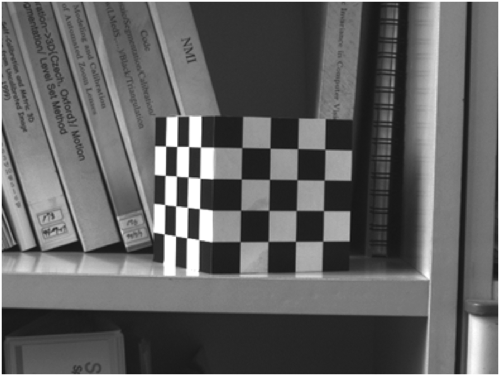
%> input picture labs/2/solution/corners.png, 500 x 376 px
$ octave Exercise2_1_Solution.m   (GNU Octave 9; MATLAB toolbox functions it lacks are replaced by stand-ins)
%> lines starting %> are read from the running program, lines starting %| are printed output that depends on the picture
### labs/2/solution/MatlabSourceFiles/showFeatures.m
function [  ] = showFeatures( M, octave, circles )

for x=1:size(M,1)
        for y=1:size(M,2)
            if M(x,y)==1
                px = y*2^(octave-1);
                py = x*2^(octave-1);
                plot(px,py,'rx');
                if ((nargin > 2) && (circles == 1))
                    d = 5/2*2^octave;
                    h = rectangle('Position',[px-d/2 py-d/2 d d],'Curvature',[1,1],'EdgeColor','g');
                end
            end
        end
    end
end

### labs/2/MatlabSourceFiles/show_norm_image.m
function show_norm_image(I)

I=I-min(I(:));
I=I/max(I(:));
imshow(I);

### labs/2/solution/Exercise2_1_Solution.m
clear all;  close all;
addpath('MatlabSourceFiles');
addpath('vlfeat-0.9.20');
%I = imread('cameraman.tif');
I = rgb2gray(imread('corners.png'));
%> I: size 376x500 uint8; min 18, max 255, mean 98.1

% Convert to double
I = double(I);
%> I: size 376x500 double

% Re-scale intensities to range 0 to 1
I = I/255;

% Create Gaussian pyramid
nooctaves = 4;
pyramid{1}.I = I; % Initialize pyramid with original image

% Use impyramid decomposition from Computer Vision Toolbox

for octave = 2:nooctaves
    pyramid{octave}.I = impyramid(pyramid{octave-1}.I, 'reduce');
end
%> after the loop, pyramid = 4 items

% Harris
figure(1)
figure(2)
imshow(pyramid{1}.I);
hold on;

for i = 1:nooctaves,
    I = pyramid{i}.I;
    [Ix,Iy] = gradient(I);
    lambda_max = zeros(size(I));
    lambda_min = zeros(size(I));
    Ixx = imfilter(Ix.^2,fspecial('gaussian',10,3));
    Iyy = imfilter(Iy.^2,fspecial('gaussian',10,3));
    Ixy = imfilter(Ix.*Iy,fspecial('gaussian',10,3));
    R = zeros(size(I));
    for x = 1:size(I,1)
        for y = 1:size(I,2)
            % Exercise: Find the Harris corner measure (Harris operator), R

            % R(x,y) = ???
            M = [ Ixx(x,y) Ixy(x,y)
                  Ixy(x,y) Iyy(x,y) ];
            [~,d] = eig(M);
            lambda_max=max(d);
            lambda_min=min(d);

            %R(x,y) = lambda_max*lambda_min/(lambda_max+lambda_min);

            R(x,y) = det(d)/trace(d);

        end
    end

    % Find local maxima
    R(R <= 0.2*max(R(:))) = 0; % Discard local maxima less than 20% of the global maximum
    M = imregionalmax(R);

    % Show each pyramid level seperably
    figure(1)
    subplot(3,nooctaves,i)
    imshow(I)
    subplot(3,nooctaves,nooctaves+i)
    show_norm_image(R);
    subplot(3,nooctaves,2*nooctaves+i)
    imshow(I);
    hold on;
    showFeatures( M, 1, 0 )

    % Show all pyramid levels combined
    figure(2)
    showFeatures( M, i, 1 )
end
%> this loop made 4 passes
%> pass 1, `[Ix,Iy] = gradient(I);`:
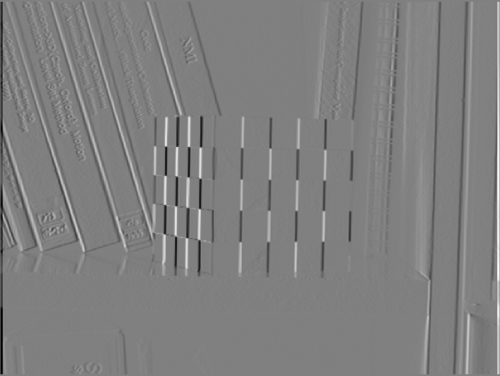
%> Ix: size 376x500 double; min -0.465, max 0.461, mean 2.39e-05; drawn with min black and max white
%> pass 1, `[Ix,Iy] = gradient(I);`:
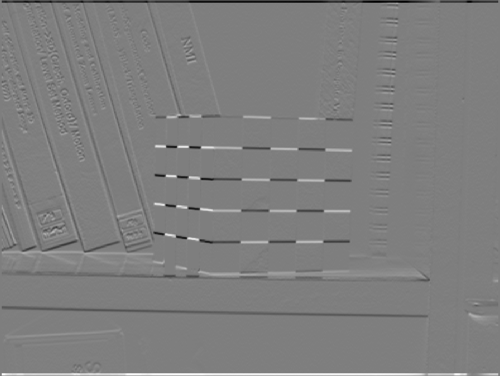
%> Iy: size 376x500 double; min -0.461, max 0.465, mean 2.34e-05; drawn with min black and max white
%> pass 1, `Ixx = imfilter(Ix.^2,fspecial('gaussian',10,3));`:
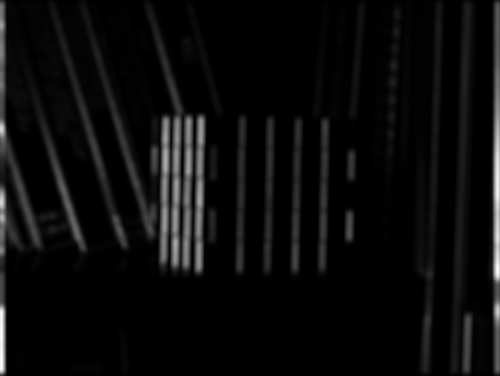
%> Ixx: size 376x500 double; min 3.95e-07, max 0.0548, mean 0.00258; drawn with min black and max white
%> pass 1, `Iyy = imfilter(Iy.^2,fspecial('gaussian',10,3));`:
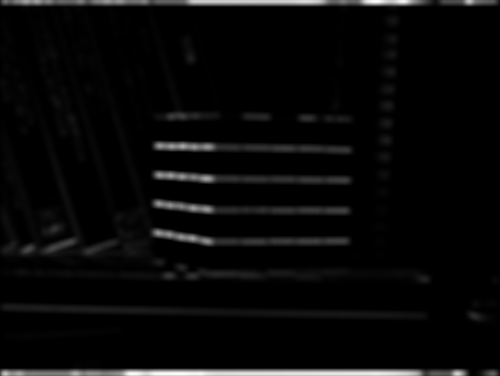
%> Iyy: size 376x500 double; min 0, max 0.0535, mean 0.00187; drawn with min black and max white
%> after the loop:
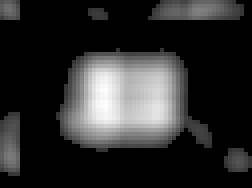
%> R: size 47x63 double (shown 4 times larger); min 0, max 0.00897, mean 0.00157; drawn with min black and max white
%> after the loop:
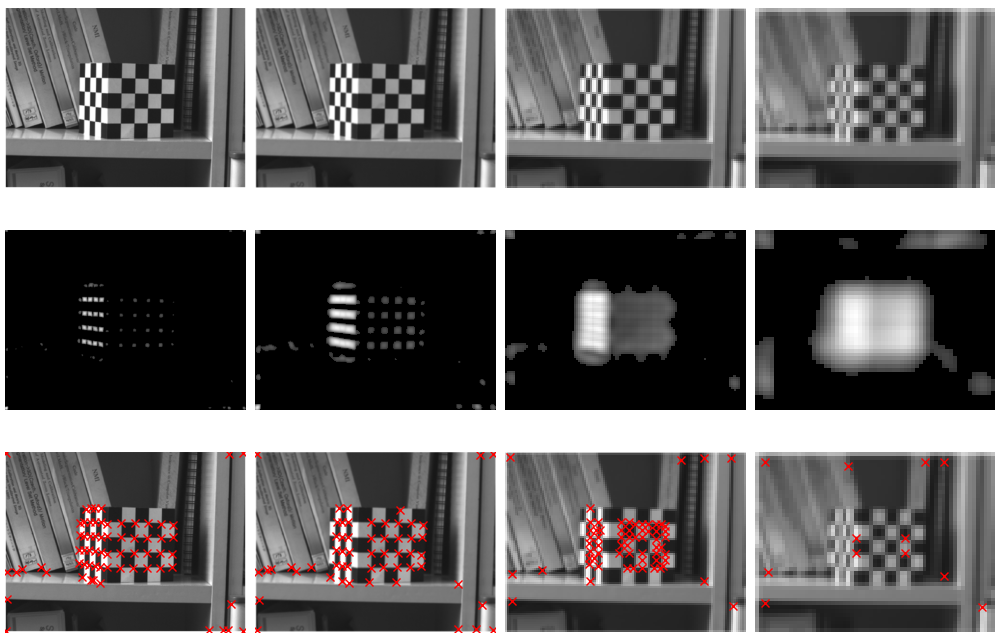
%> figure redrawn from the program's plot data, 12 panels
%> after the loop:
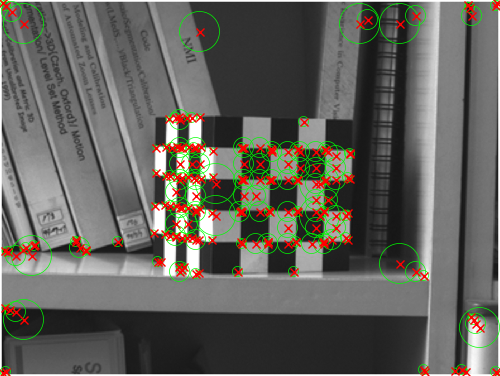
%> figure redrawn from the program's plot data
